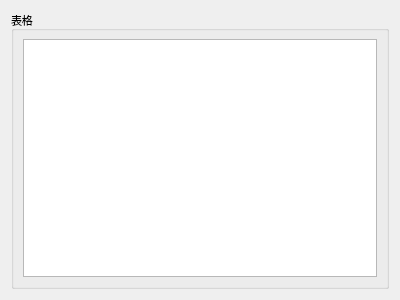
<?xml version="1.0" encoding="UTF-8"?>
<ui version="4.0">
 <class>ComTableWid</class>
 <widget class="QWidget" name="ComTableWid">
  <property name="geometry">
   <rect>
    <x>0</x>
    <y>0</y>
    <width>400</width>
    <height>300</height>
   </rect>
  </property>
  <property name="font">
   <font>
    <family>Ubuntu</family>
    <pointsize>8</pointsize>
    <italic>false</italic>
    <bold>false</bold>
   </font>
  </property>
  <property name="windowTitle">
   <string>Form</string>
  </property>
  <property name="styleSheet">
   <string notr="true">font: 8pt &quot;Ubuntu&quot;;</string>
  </property>
  <layout class="QGridLayout" name="gridLayout">
   <item row="0" column="0">
    <widget class="QGroupBox" name="groupBox">
     <property name="font">
      <font>
       <family>Ubuntu</family>
       <pointsize>8</pointsize>
       <italic>false</italic>
       <bold>false</bold>
      </font>
     </property>
     <property name="title">
      <string>表格</string>
     </property>
     <layout class="QGridLayout" name="gridLayout_2">
      <item row="0" column="0">
       <widget class="QTableWidget" name="tableWidget"/>
      </item>
     </layout>
    </widget>
   </item>
  </layout>
 </widget>
 <resources/>
 <connections/>
</ui>
